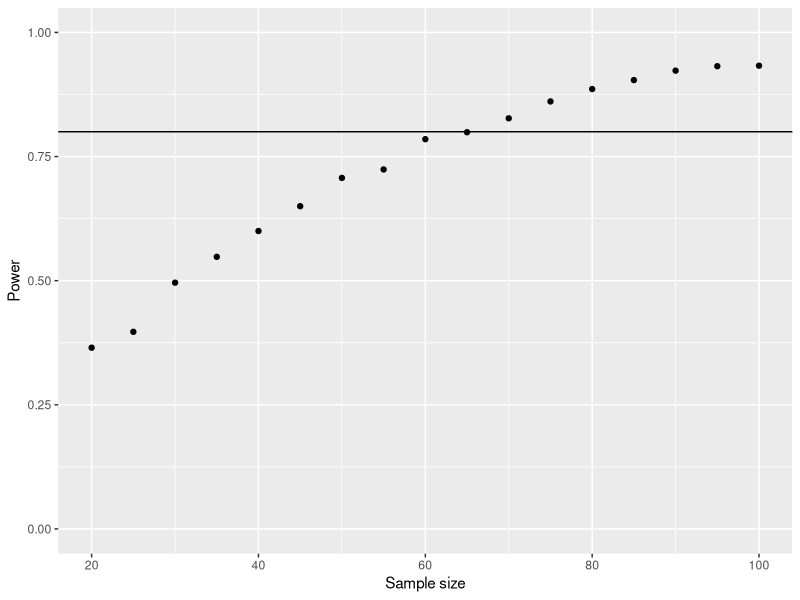

This chart was generated by the following R code:
library(ggplot2)
library(parallel)

#  Set the number of processors for mclapply from the environment
#  variable PBS_NP, which is set by PBS when it starts a job.  This
#  makes it possible to change the number of processors in the job
#  script without modifying this R script.

procs = as.numeric(Sys.getenv('PBS_NP'))
options(cores = procs)

#########################################
###  Function to calculate power for a t test
###
###  Create a function to simulate two normal populations n times,
###  run a t test, and return the estimated power for that combination
###  of parameters.
###  Arguments:  sample size, number of repetitions, mean of first population
###              mean of second population, and common standard deviation
###  Return:     estimated power for the generated sample and criteria
###

t.power.sim = function(n, n.reps=1000, mean.1=0.0, mean.2=2.5, sd.common=1.0) {
  p.vals = rep(0,n.reps)

  for (i in 1:n.reps) {
    group.1 = rnorm(n=n, mean=mean.1, sd=sd.common)
    group.2 = rnorm(n=n, mean=mean.2, sd=sd.common)
    p.vals[i] = t.test(group.1, group.2)$p.value
  }
  power = sum(p.vals < .05)/n.reps
  return(power)
}

###  Ilustrate usage simulating multiple sample sizes

set.seed(42)

#  Zero the list of estimated powers
power.array <- NULL

#  Create a vector of sample sizes for which we want to estimate the power
sample.sizes <- seq.int(20, 100, 5)

#  Use lapply the t.power.sim function for each value in sample.sizes
power.list <- mclapply(sample.sizes, FUN=t.power.sim,
                     n.reps=1000, mean.1=0.0, mean.2=2.5, sd.common=5.0)

#  Join power.list and sample.sizes into a data frame
power.dat <- data.frame(n=sample.sizes, power=unlist(power.list))

#  Print the values in a table
writeLines(c(
"\n\n",
"Table of values from the power calculation using mclapply",
"=========================================================",
capture.output(print(power.dat)),
"=========================================================\n\n"),
"test.out", sep="\n")

#  It is quite common to plot the power against the sample size
#  Power >= .80 is usually considered 'good'
pdf("power.pdf", height=4, width=4)
power.graph = ggplot(power.dat, aes(x=n, y=power)) + geom_point()
power.graph = power.graph + scale_x_continuous("Sample size", limits=c(20,100))
power.graph = power.graph + scale_y_continuous("Power", limits=c(0,1))
power.graph = power.graph + geom_hline(yintercept=0.8, linetype="solid")
power.graph
dev.off()

